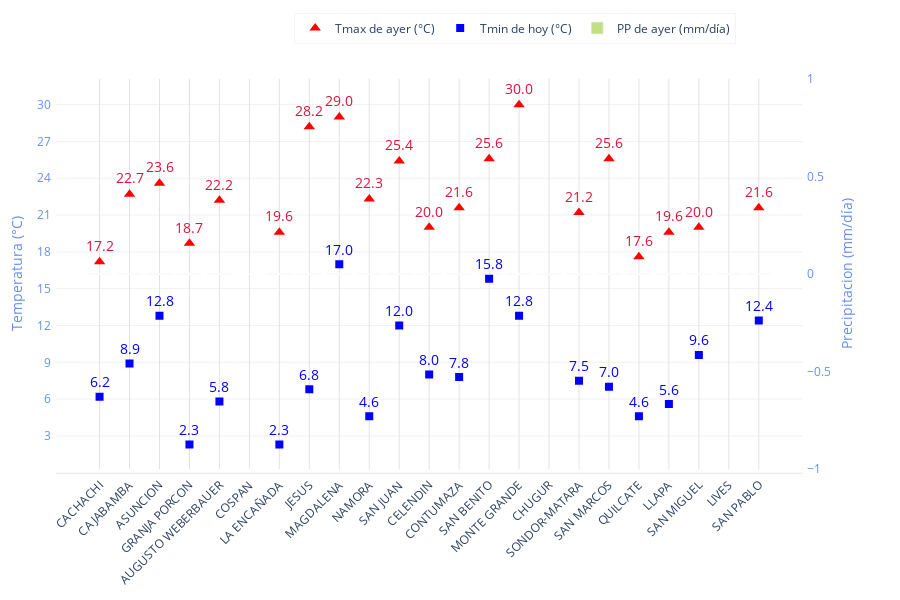

The code cell stored with this chart in its notebook:
### Code cell
last_data_fig.show()

### Figure 1 — Plotly figure (JSON) as saved in the notebook; plotly's stock layout.template omitted (floating-point values rounded to 4 significant figures)
{"data": [{"line": {"color": "Red"}, "marker": {"size": 10, "symbol": "triangle-up"}, "mode": "markers+text", "name": "Tmax de ayer (°C)", "text": ["17.2", "22.7", "23.6", "18.7", "22.2", "nan", "19.6", "28.2", "29.0", "22.3", "25.4", "20.0", "21.6", "25.6", "30.0", "nan", "21.2", "25.6", "17.6", "19.6", "20.0", "nan", "21.6"], "textfont": {"color": "crimson", "size": 14}, "textposition": "top center", "type": "scatter", "x": ["CACHACHI", "CAJABAMBA", "ASUNCION", "GRANJA PORCON", "AUGUSTO WEBERBAUER", "COSPAN", "LA ENCAÑADA", "JESUS", "MAGDALENA", "NAMORA", "SAN JUAN", "CELENDIN", "CONTUMAZA", "SAN BENITO", "MONTE GRANDE", "CHUGUR", "SONDOR-MATARA", "SAN MARCOS", "QUILCATE", "LLAPA", "SAN MIGUEL", "LIVES", "SAN PABLO"], "y": [17.2, 22.7, 23.6, 18.7, 22.2, null, 19.6, 28.2, 29, 22.3, 25.4, 20, 21.6, 25.6, 30, null, 21.2, 25.6, 17.6, 19.6, 20, null, 21.6], "yaxis": "y2"}, {"line": {"color": "Blue"}, "marker": {"size": 8, "symbol": "square"}, "mode": "markers+text", "name": "Tmin de hoy (°C)", "text": ["6.2", "8.9", "12.8", "2.3", "5.8", "nan", "2.3", "6.8", "17.0", "4.6", "12.0", "8.0", "7.8", "15.8", "12.8", "nan", "7.5", "7.0", "4.6", "5.6", "9.6", "nan", "12.4"], "textfont": {"color": "blue", "size": 14}, "textposition": "top center", "type": "scatter", "x": ["CACHACHI", "CAJABAMBA", "ASUNCION", "GRANJA PORCON", "AUGUSTO WEBERBAUER", "COSPAN", "LA ENCAÑADA", "JESUS", "MAGDALENA", "NAMORA", "SAN JUAN", "CELENDIN", "CONTUMAZA", "SAN BENITO", "MONTE GRANDE", "CHUGUR", "SONDOR-MATARA", "SAN MARCOS", "QUILCATE", "LLAPA", "SAN MIGUEL", "LIVES", "SAN PABLO"], "y": [6.2, 8.9, 12.8, 2.3, 5.8, null, 2.3, 6.8, 17, 4.6, 12, 8, 7.8, 15.8, 12.8, null, 7.5, 7, 4.6, 5.6, 9.6, null, 12.4], "yaxis": "y2"}, {"marker": {"color": "yellowgreen"}, "name": "PP de ayer (mm/día)", "opacity": 0.6, "text": ["0.0", "0.0", "0.0", "0.0", "0.0", "nan", "0.0", "0.0", "0.0", "0.0", "0.0", "0.0", "0.0", "0.0", "0.0", "0.0", "0.0", "0.0", "0.0", "0.0", "0.0", "0.0", "0.0"], "textfont": {"color": "darkgreen", "size": 14}, "textposition": "auto", "type": "bar", "x": ["CACHACHI", "CAJABAMBA", "ASUNCION", "GRANJA PORCON", "AUGUSTO WEBERBAUER", "COSPAN", "LA ENCAÑADA", "JESUS", "MAGDALENA", "NAMORA", "SAN JUAN", "CELENDIN", "CONTUMAZA", "SAN BENITO", "MONTE GRANDE", "CHUGUR", "SONDOR-MATARA", "SAN MARCOS", "QUILCATE", "LLAPA", "SAN MIGUEL", "LIVES", "SAN PABLO"], "y": [0, 0, 0, 0, 0, null, 0, 0, 0, 0, 0, 0, 0, 0, 0, 0, 0, 0, 0, 0, 0, 0, 0]}], "layout": {"height": 600, "legend": {"bordercolor": "rgba(244,244,244,255)", "borderwidth": 1, "orientation": "h", "x": 0.3, "y": 1.1, "yanchor": "top"}, "margin": {"b": 20, "l": 50, "pad": 4, "r": 50, "t": 40}, "paper_bgcolor": "rgb(255, 255, 255)", "plot_bgcolor": "rgb(255, 255, 255)", "showlegend": true, "xaxis": {"domain": [0, 0.94], "gridcolor": "#e3e2e1", "gridwidth": 1, "linecolor": "rgba(196,198,206,255)", "linewidth": 0.5, "showgrid": true, "showline": true, "tickangle": -45, "title": {"font": {"color": "rgba(100,143,240,255)"}}}, "yaxis": {"domain": [0, 0.94], "gridcolor": "#e3e2e1", "gridwidth": 0.5, "showgrid": false, "side": "right", "tickfont": {"color": "rgba(100,143,240,255)"}, "title": {"font": {"color": "rgba(100,143,240,255)"}, "text": "Precipitacion (mm/día)"}}, "yaxis2": {"anchor": "x", "dtick": 3, "gridcolor": "#e3e2e1", "gridwidth": 0.5, "overlaying": "y", "showgrid": true, "side": "left", "tickfont": {"color": "rgba(100,143,240,255)"}, "title": {"font": {"color": "rgba(100,143,240,255)"}, "text": "Temperatura (°C)"}}}}
